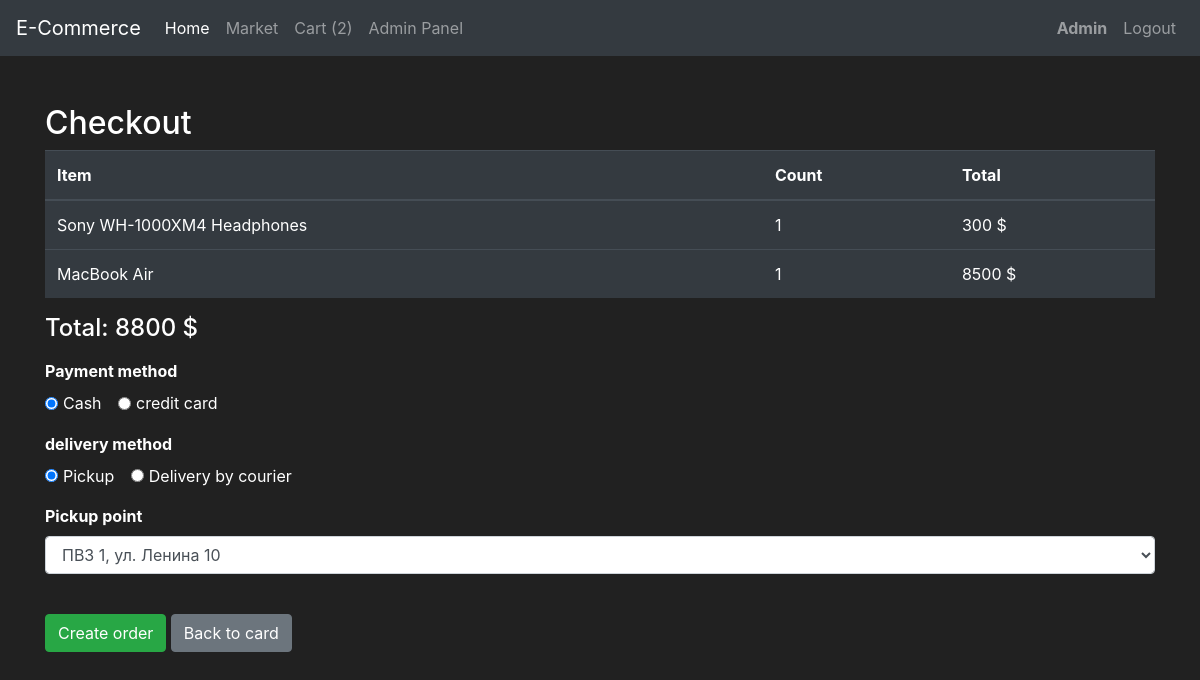
The page /cart/checkout (signed in) on the database its author committed.
### Market/models.py (models this page shows, shortened)
class CartItem(db.Model):
    id = db.Column(db.Integer, primary_key=True)
    user_id = db.Column(db.Integer, db.ForeignKey('user.id'), nullable=False)
    item_id = db.Column(db.Integer, db.ForeignKey('item.id'), nullable=False)
    quantity = db.Column(db.Integer, nullable=False, default=1)
    user = db.relationship('User', backref='cart_items', lazy=True)
    item = db.relationship('Item', lazy=True)
    def line_total(self):
        return self.item.price * self.quantity

class User(db.Model, UserMixin):
    id = db.Column(db.Integer, primary_key=True)
    username = db.Column(db.String(length=30), nullable=False, unique=True)
    email_address = db.Column(db.String(length=50), nullable=False, unique=True)
    password_hash = db.Column(db.String(length=60), nullable=False)
    budget = db.Column(db.Integer, nullable=False, default=10000)
    items = db.relationship('Item', backref='owned_user', lazy=True)
    @property
    def password(self):
        return self.password
    def cart_total(self):
        return sum(ci.item.price * ci.quantity for ci in self.cart_items)
    def cart_count(self):
        return sum(ci.quantity for ci in self.cart_items)

class Item(db.Model):
    id = db.Column(db.Integer, primary_key=True)
    name = db.Column(db.String(length=30), nullable=False, unique=True)
    barcode = db.Column(db.String(length=12), nullable=False, unique=True)
    price = db.Column(db.Integer, nullable=False)
    description = db.Column(db.String(length=1024), nullable=False)
    owner = db.Column(db.Integer, db.ForeignKey('user.id'))

### Market/routes.py (the view, shortened to what this page needs)
@app.route("/cart/checkout", methods=['GET', 'POST'])
@login_required
def cart_checkout():
    cart_items = CartItem.query.filter_by(user_id=current_user.id).all()
    if not cart_items:
        flash("Cart is empty.", "warning")
        return redirect(url_for("cart"))
    total = current_user.cart_total()
    if request.method == "GET":
        return render_template(
            "CHECKOUT.html",
            cart_items=cart_items,
            total=total,
            purchase_form=PurchaseItemForm(),  # для CSRF
        )

### Market/forms.py
class PurchaseItemForm(FlaskForm):
    submit = SubmitField(label='Purchase Item!')

### Market/models.py (called while the page is built)
@login_manager.user_loader
def load_user(user_id):
    return User.query.get(int(user_id))

### Market/templates/CHECKOUT.html (shortened to what this page needs)
{% extends "base.html" %}
{% block body %}
<div class="container mt-4">
    <h2>Checkout</h2>
    <table class="table table-hover table-dark">
        <thead>
            <tr>
                <th>Item</th>
                <th>Count</th>
                <th>Total</th>
            </tr>
        </thead>
        <tbody>
        {% for ci in cart_items %}
            <tr>
                <td>{{ ci.item.name }}</td>
                <td>{{ ci.quantity }}</td>
                <td>{{ ci.line_total() }} $</td>
            </tr>
        {% endfor %}
        </tbody>
    </table>
    <h4>Total: {{ total }} $</h4>
    <form method="POST" action="{{ url_for('cart_checkout') }}">
        <div class="form-group mt-3">
            <label><strong>Payment method</strong></label><br>
            <div class="form-check form-check-inline">
                <input class="form-check-input" type="radio"
                       name="payment_method" id="pay-cash"
                       value="cash" checked>
                <label class="form-check-label" for="pay-cash">Cash</label>
            </div>
            <div class="form-check form-check-inline">
                <input class="form-check-input" type="radio"
                       name="payment_method" id="pay-card"
                       value="card">
                <label class="form-check-label" for="pay-card">credit card</label>
            </div>
        </div>
        <div class="form-group mt-3">
            <label><strong>delivery method</strong></label><br>
            <div class="form-check form-check-inline">
                <input class="form-check-input" type="radio"
                       name="delivery_method" id="del-pickup"
                       value="pickup" checked>
                <label class="form-check-label" for="del-pickup">Pickup</label>
            </div>
            <div class="form-check form-check-inline">
                <input class="form-check-input" type="radio"
                       name="delivery_method" id="del-courier"
                       value="courier">
                <label class="form-check-label" for="del-courier">Delivery by courier</label>
            </div>
        </div>
        <div class="form-group mt-3" id="pickup-block">
            <label for="pickup_point"><strong>Pickup point</strong></label>
            <select class="form-control" id="pickup_point" name="pickup_point">
                <option value="ПВЗ 1, ул. Ленина 10">ПВЗ 1, ул. Ленина 10</option>
            </select>
        </div>
        <button type="submit" class="btn btn-success mt-4">
            Create order
        </button>
        <a href="{{ url_for('cart') }}" class="btn btn-secondary mt-4">
            Back to card
        </a>
    </form>
</div>
{% endblock %}

### Market/templates/base.html (shortened to what this page needs)
<!DOCTYPE html>
<html lang="en">
<head>
    <link rel="stylesheet" href="https://cdn.jsdelivr.net/npm/bootstrap@4.5.3/dist/css/bootstrap.min.css">
</head>
<body style="background-color: #212121; color: #fff;">
    <nav class="navbar navbar-expand-md navbar-dark bg-dark" style="font: bold;">
		<a class="navbar-brand" href="{{ url_for('HomePage') }}">E-Commerce</a>
		<div class="collapse navbar-collapse" id="navbarNav">
			<ul class="navbar-nav mr-auto">
				<li class="nav-item active">
					<a class="nav-link" href="{{ url_for('HomePage') }}">Home </a>
				</li>
				<li class="nav-item">
					<a class="nav-link" href="{{ url_for('MarketPage') }}">Market</a>
				</li>
                <li class="nav-item">
                    <a class="nav-link" href="{{ url_for('cart') }}">
                        Cart{% if current_user.is_authenticated %} ({{ current_user.cart_count() }}){% endif %}
                    </a>
                </li>
				<li class="nav-item">
					<a class="nav-link" href="{{ url_for('AdminPage') }}">Admin Panel</a>
				</li>
			</ul>
            {% if current_user.is_authenticated %}
            <ul class="navbar-nav">
                <li class="nav-item">
                    <a class="nav-link"><b style="text-transform: capitalize;">{{ current_user.username }}</b></a>
                </li>
                <li class="nav-item">
                    <a class="nav-link" href="{{ url_for('LogoutPage') }}">Logout</a>
                </li>
            </ul>
          {% endif %}
		</div>
	</nav>
    <br>
    {% block body %}{% endblock %}
</body>
</html>

### rows shown on the page
CartItem: cart_count "2", item.name "Sony WH-1000XM4 Headphones", quantity "1", line_total "300"
User: username "Admin"
CartItem: item.name "MacBook Air", quantity "1", line_total "8500"

### other values the page prints
{{ total }} "8800"
